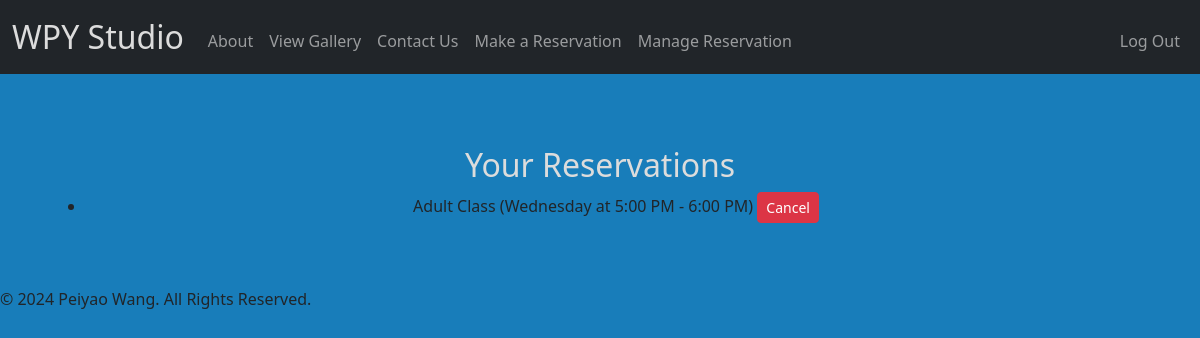
The app's page /manage_reservation (signed in) with its own data.
### tables this page shows
CREATE TABLE reservations (
    id INTEGER PRIMARY KEY AUTOINCREMENT,
    class_id INTEGER,
    email TEXT, user_id INTEGER, first_name TEXT, last_name TEXT,
    FOREIGN KEY (class_id) REFERENCES classes (id)
);

CREATE TABLE classes (
    id INTEGER PRIMARY KEY AUTOINCREMENT,
    day TEXT NOT NULL,
    name TEXT NOT NULL,
    time TEXT NOT NULL
);

### app.py (the view)
@app.route("/manage_reservation", methods=["GET"])
@login_required
def manage_reservation():
    user_id = session["user_id"]
    user_reservations = db.execute("SELECT * FROM reservations JOIN classes ON reservations.class_id = classes.id WHERE user_id = ?", (user_id,))
    return render_template("manage_reservation.html", reservations=user_reservations)

### app.py (called while the page is built)
@app.after_request
def after_request(response):
    response.headers["Cache-Control"] = "no-cache, no-store, must-revalidate"
    response.headers["Expires"] = 0
    response.headers["Pragma"] = "no-cache"
    return response

### helpers.py (called while the page is built)
def login_required(f):
    @wraps(f)
    def decorated_function(*args, **kwargs):
        if session.get("user_id") is None:
            return redirect("/login")
        return f(*args, **kwargs)
    return decorated_function

### templates/manage_reservation.html (shortened to what this page needs)
{% extends "layout.html" %}
{% block main %}
    <div class="container mt-4">
        <h2>Your Reservations</h2>
        <ul>
            {% for reservation in reservations %}
                <li>
                    {{ reservation.name }} ({{ reservation.day }} at {{ reservation.time }})
                    <form action="{{ url_for('cancel_reservation', reservation_id=reservation.id) }}" method="post" class="d-inline">
                        <button type="submit" class="btn btn-danger btn-sm">Cancel</button>
                    </form>
                </li>
            {% endfor %}
        </ul>
    </div>
{% endblock %}

### static/styles.css (style rules this page uses)
body { background-color: rgb(24, 125, 186); }
h2 { color: rgb(220, 220, 220); }

### records on screen
reservations: name "Adult Class", day "Wednesday", time "5:00 PM - 6:00 PM"
